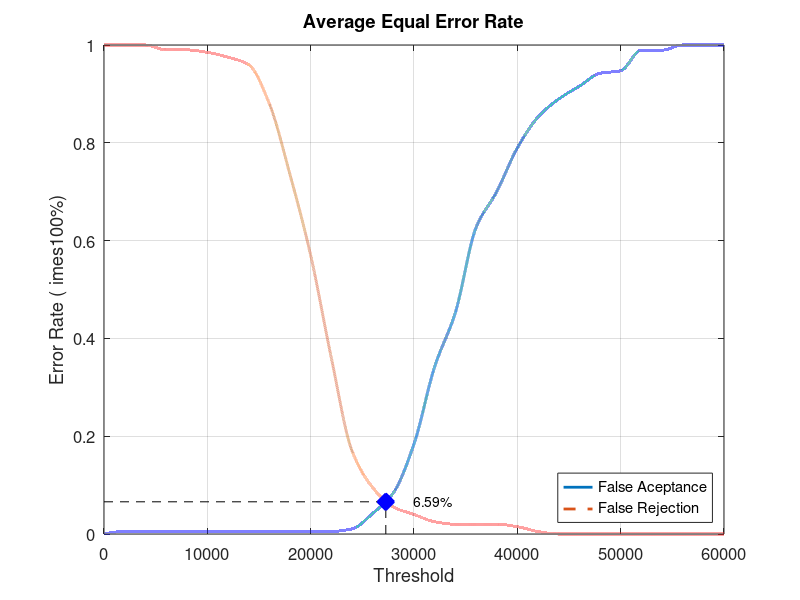
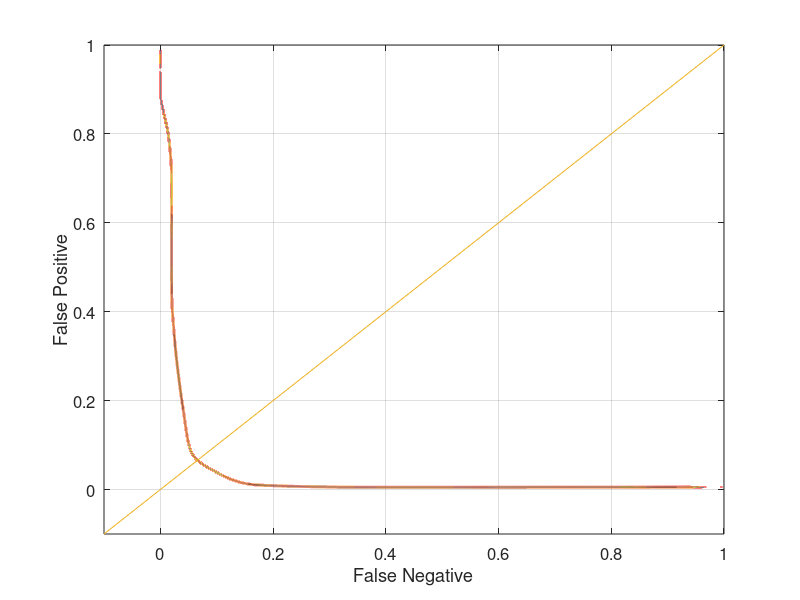

Write the MATLAB code that produced these figures, in order.
close all;
clear;
clc;
x = 0:2000:60000;
xq = 0:0.5:60000;

y0 = [0 0.00526316 0.00526316 0.00526316 0.00526316 0.00526316 0.00526316 0.00526316 0.00526316 0.00526316 0.00526316 0.00526316 0.0105263 0.0421053 0.0842105 0.184211 0.342105 0.452632 0.626316 0.7 0.789474 0.852632 0.889474 0.915789 0.942105 0.947368 0.989474 0.989474 1 1 1]
yy0 = interp1(x, y0, xq, 'pchip');
y1 = [1 1 1 0.99 0.99 0.985 0.975 0.96 0.88 0.735 0.57 0.36 0.17 0.095 0.055 0.04 0.025 0.02 0.02 0.02 0.015 0.005 0 0 0 0 0 0 0 0 0]
yy1 = interp1(x, y1, xq, 'pchip');

% Calculating EER: 
y2 = abs(y0 - y1);
find(y2 == min(y2))
yy2 = abs(yy0 - yy1);
xEER = find(yy2 == min(yy2));
xEERIndex = xq(xEER) % X-axis EER
yEER = yy0(xEER) % Y-axis EER

main = figure
plot(xq, yy0,'-','LineWidth', 2);	hold on
plot(xq, yy1,'--','LineWidth', 2);	hold on
plot([xEERIndex xEERIndex], [0 yEER], 'k--');	hold on
plot([0 xEERIndex], [yEER yEER], 'k--');	hold on
plot(xEERIndex, yEER, 'bx', 'LineWidth', 10);	hold on
text(xEERIndex + 10 * xEERIndex / 100, yEER, [num2str(round((10000 * yEER)) / 100) '%'])
legend('False Aceptance', 'False Rejection', 'Location', 'SouthEast')
xlabel('Threshold')
ylabel('Error Rate (	imes100%)')
title('Average Equal Error Rate')
set(gca, 'FontSize', 12)
axis([0 60000 0 1])
grid on

print(main, 'Database5_4Main', '-dpng');
FNRxFPR = figure('Color', [1 1 1]);
plot(yy1, yy0, '-', yy1, yy0, 'LineWidth', 2);
hold on
y = -0.1:0.1:1
plot(y, y); 
set(gca, 'FontSize', 12)
xlabel('False Negative')
ylabel('False Positive')
axis([-0.1 1 -0.1 1])
set(gca, 'FontSize', 12)
grid on

print(FNRxFPR, 'Database5_4FNRxFPR','-dpng');
